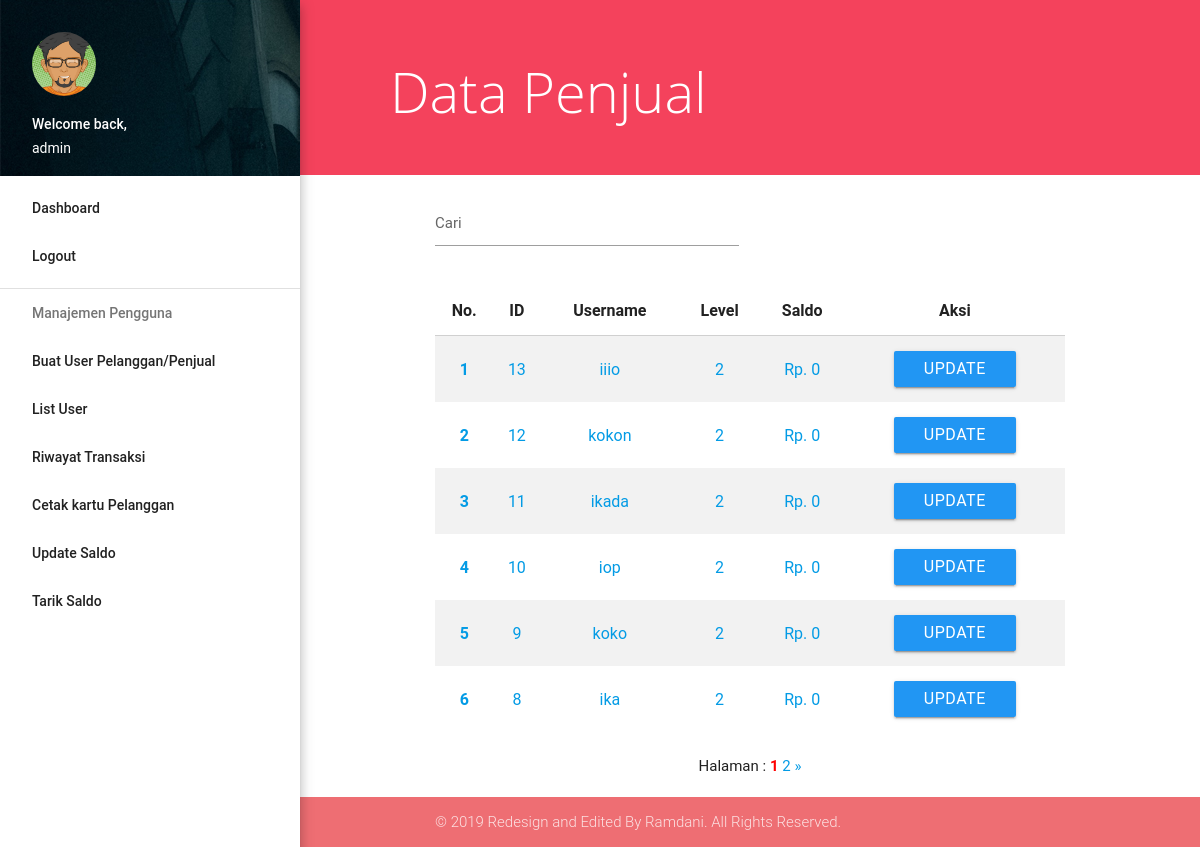
Page /admin_dashboard/tarik_saldo/rubah_penjual.php (signed in) on the committed database.
### tables this page shows
CREATE TABLE `user` (
  `id` int(11) NOT NULL,
  `username` varchar(255) NOT NULL,
  `password` varchar(255) NOT NULL,
  `level` int(50) NOT NULL,
  `saldo` int(255) NOT NULL
);

### admin_dashboard/tarik_saldo/rubah_penjual.php (the view, shortened to what this page needs)
<?php
  require '../../konek.php';
  $jumlahdataperhalaman=6;
  $result=mysqli_query($conn, "SELECT *FROM user");
  $jumlahdata=mysqli_num_rows($result);
  $jumlahhalaman=ceil($jumlahdata/$jumlahdataperhalaman);
  $halamanaktif = (isset($_GET["halaman"]) ) ? $_GET["halaman"] : 1;
  $awaldata=($jumlahdataperhalaman * $halamanaktif) - $jumlahdataperhalaman;
  $query=mysqli_query($conn, "SELECT *FROM user ORDER by id DESC LIMIT $awaldata, $jumlahdataperhalaman");
?>
<!DOCTYPE html>
<html>
  <head>
    <link href="../files/font-awesome.min.css" rel="stylesheet" type="text/css" />
    <link href="../files/ionicons.min.css" rel="stylesheet" type="text/css" />
    <link rel="stylesheet" href="../files/materialize.min.css">
    <link href="../files/icon.css" rel="stylesheet">
    <link href="../assets/css/custom.css" rel="stylesheet" type="text/css" />
  </head>
  <body>
    <ul id="slide-out" class="side-nav fixed z-depth-4">
      <li>
        <div class="userView">
          <div class="background">
            <img src="../assets/img/photo1.png">
          </div>
          <img class="circle" src="../assets/img/avatar04.png">
          <span class="white-text name">Welcome back,</span>
          <span class="white-text email"><?php echo $_SESSION['username1']; ?></span>
        </div>
      </li>
      <li><a class="active" href="../index.php">Dashboard</a></li>
      <li><a class="active" href="../../logout">Logout</a></li>
      <li><div class="divider"></div></li>
      <li><a class="subheader">Manajemen Pengguna</a></li>
      <li class="no-padding">
        <ul class="collapsible collapsible-accordion">
          <li>
              <ul>
                <li><a href="../buat_user/opsi_akun.php">Buat User Pelanggan/Penjual</a></li>
                <li><a href="../update_user/opsi_rubah.php">List User</a></li>
                <li><a href="../riwayat/list.php">Riwayat Transaksi</a></li>
                <li><a href="../print/list.php">Cetak kartu Pelanggan</a></li>
                <li><a href="../update_saldo/opsi_rubah.php">Update Saldo</a></li>
                <li><a href="../tarik_saldo/opsi_akun.php">Tarik Saldo</a></li>
              </ul>
          </li>
        </ul>
      </li>
    </ul>
    <main>
    <section class="content">
      <div class="page-announce valign-wrapper"><a href="#" data-activates="slide-out" class="button-collapse valign hide-on-large-only"><i class="material-icons">menu</i></a><h1 class="page-announce-text valign">Data Penjual</h1></div>
      <div id="posttable" class="container">
      <form class="col s12" action="" method="POST">
        <div class="row">
          <div class="input-field col s6">
            <input type="text" name="keywords" id="keywords" placeholder='Cari'autocomplete="off" autofocus/>
          </div>
        </div>
      </form>
      <div id="tabel">
        <table class="responsive-table striped hover centered" id="names-table">
          <thead>
            <tr>
              <th>No.</th>
              <th>ID</th>
              <th>Username</th>
              <th>Level</th>
              <th>Saldo</th>
              <th>Aksi</th>
            </tr>
          </thead>
          <tbody>
          <div class="none">
          <?php $a=1+$awaldata; ?>
            <?php while($result=mysqli_fetch_assoc($query)): ?>
            </div>
            <tr>
              <td><a><b><?php echo $a; ?></b></a></td>
              <td><a><?php echo $result['id']; ?></a></td>
              <td><a><?php echo $result['username']; ?></a></td>
              <td><a><?php echo $result['level']; ?></a></td>
              <td><a>Rp. <?php echo number_format($result['saldo'],0,'.','.'); ?></a></td>
              <td>
                <div class="btn-toolbar">
                  <a href="ubah_penjual.php?id=<?php echo $result['id']; ?>">
                    <button class="btn blue" type="submit">
                    Update
                    </button>
                  </a>
                </div>
              </td>
            </tr>
            <?php $a++; ?>
            <?php endwhile; ?>
  </section>
  <center>
    <br>
    Halaman :
        <?php for($i=1; $i<=$jumlahhalaman; $i++) : ?>
          <?php if($i == $halamanaktif) :?>
            <a href="?halaman=<?php echo $i; ?>" style="font-weight:bold; color:red;"><?php echo $i; ?></a>
          <?php else : ?>
            <a href="?halaman=<?php echo $i; ?>"><?php echo $i; ?></a>
          <?php endif; ?>
        <?php endfor; ?>
        <?php if($halamanaktif < $jumlahhalaman) : ?>
          <a href="?halaman=<?php echo $halamanaktif + 1; ?>">&raquo;</a>
        <?php endif; ?>
  </center>
  </main>
  <footer class="page-footer">
    <div class="footer-copyright">
        <div class="container">
          © 2019 Redesign and Edited By Ramdani. All Rights Reserved.
        </div>
      </div>
    </footer>
  </body>
</html>

### admin_dashboard/assets/css/custom.css (style rules this page uses)
@media (min-width:993px) { main, footer { padding-left: 300px; } }
div.page-announce { min-height: 175px; height: auto; background-color: #f4425c; padding: 40px; margin-bottom: 10px; }
h1.page-announce-text { font-family: 'Open Sans', sans-serif; font-weight: 100; font-size: 56px; color: #fff; line-height: 0.5em; margin-left: 50px; }
body { display: flex; min-height: 100vh; flex-direction: column; }
main { flex: 1 0 auto; }
.page-footer { padding-top: 0 !important; background-color: #f4425c; margin-top: 20px; }
.footer-copyright { background-color: inherit !important; }

### rows in the picture
user: id "13", username "iiio", level "2", saldo "0"
user: id "12", username "kokon", level "2", saldo "0"
user: id "11", username "ikada", level "2", saldo "0"
user: id "10", username "iop", level "2", saldo "0"
user: id "9", username "koko", level "2", saldo "0"
user: id "8", username "ika", level "2", saldo "0"

### other values in the picture
$_SESSION['username1'] "admin"
